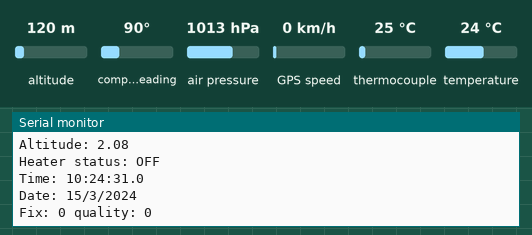
Bench run of a sketch on a simulated Arduino Mega 2560, built with avr-gcc and run on an emulated ATmega2560. Shown: the last lines printed to the serial monitor. The test bench sets the inputs (shaded band); at power-on: altitude 120 m, compass heading 90°, air pressure 1013 hPa, GPS speed 0 km/h, thermocouple 25 °C, temperature 24 °C. Storage starts empty; the GPS gets a fix after 3 s at 37.7749, -122.4194 with 8 satellites.

Above: at 1.7 s.
1.8 s: altitude set to 20 m
At 4.1 s:
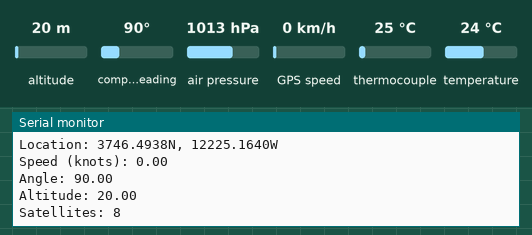
4.8 s: compass heading set to 7°
At 6.1 s:
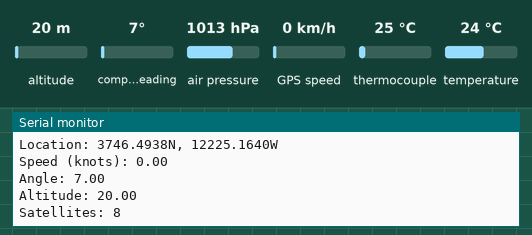
6.3 s: air pressure set to 1025 hPa
10.7 s: GPS speed set to 30 km/h
15.1 s: thermocouple set to 6 °C
19.5 s: temperature set to 4 °C
Timing chart, 0 to 22.5 s (numbered marks = the images above; inputs shaded):
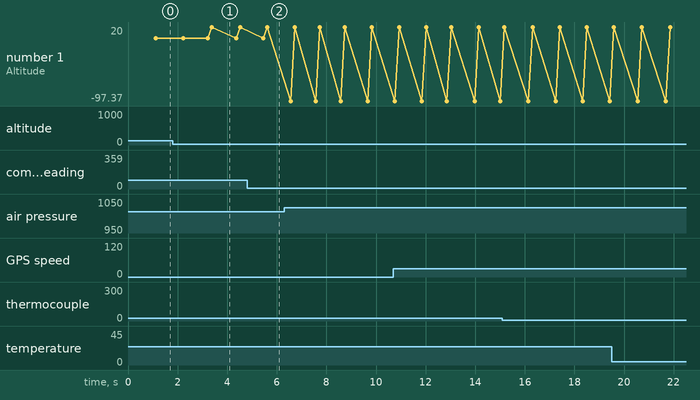

Measured:
- after the input at 1.8 s, the serial monitor: prints a new line after 1.6 s (image 1)
- after the input at 4.8 s, the serial monitor: prints a new line after 0.81 s (image 2)
- plotted number 1: 2.08 → 20 after the input at 1.8 s

The sketch:

alex_code.ino
```cpp
#include <SD.h>
#include <SPI.h>
#include <Adafruit_Sensor.h>
#include <Adafruit_MAX31855.h>
#include <Adafruit_BMP280.h>
#include <Adafruit_GPS.h>
//We have the following electrical components to control:
//BMP280 -- pressure (altitute) and internal temperature, use I2C
//Thermocouple -- external temperature, use SPI
//Heater -- use digital write
//SD card -- data logging and error logging
//GPS module -- positioning information, use UART
//Rockblock -- communication, use UART
//Hold UART0 for debugging
#define HEATER_PIN 6
#define HEATER_SETPOINT 0
#define THERMOCOUPLE_CS_PIN 5
#define SD_CS_PIN 4
#define BMP_CS_PIN 3 //actual
#define GROUND_PRESSURE 1013.25
#define WRITE_INTERVAL 2000
#define PRINT_TIME 1000
Adafruit_MAX31855 thermocouple(THERMOCOUPLE_CS_PIN);
Adafruit_BMP280 bme(BMP_CS_PIN);
Adafruit_GPS GPS(&Serial1); //pins 19 and 18
#define GPSECHO true
File data_log, status_log;
double internal_temp = 1;
double external_temp = 1;
double pressure = 0;
double altitude = 0;
uint8_t heater_on = 0;
unsigned long start_time, elapsed_time = 0;
unsigned long print_start_time, print_elapsed_time = 0;
unsigned long gps_timer = 0;
void run_heaters();
void init_sensors();
void update_sensors();
void log_data();
void print_data();
void log_status(String message);
void update_gps();
void log_header();
boolean usingInterrupt = false;
void useInterrupt(boolean); // Func prototype keeps Arduino 0023 happy
void useInterrupt(boolean v) {
  if (v) {
    // Timer0 is already used for millis() - we'll just interrupt somewhere
    // in the middle and call the "Compare A" function above
    OCR0A = 0xAF;
    TIMSK0 |= _BV(OCIE0A);
    usingInterrupt = true;
  } else {
    // do not call the interrupt function COMPA anymore
    TIMSK0 &= ~_BV(OCIE0A);
    usingInterrupt = false;
  }
}
void setup() {
  Serial.begin(9600);
  if(!SD.begin(SD_CS_PIN)){
    Serial.println("No valid SD card found!");
  }
  log_header();
  GPS.begin(9600);
  GPS.sendCommand(PMTK_SET_NMEA_OUTPUT_RMCGGA);
  GPS.sendCommand(PMTK_SET_NMEA_UPDATE_1HZ);   // 1 Hz update rate
  GPS.sendCommand(PGCMD_ANTENNA);
    useInterrupt(true);
  init_sensors();
}
// Interrupt is called once a millisecond, looks for any new GPS data, and stores it
SIGNAL(TIMER0_COMPA_vect) {
  char c = GPS.read();
  // if you want to debug, this is a good time to do it!
#ifdef UDR0
  if (GPSECHO)
    if (c) UDR0 = c;
    // writing direct to UDR0 is much much faster than Serial.print
    // but only one character can be written at a time.
#endif
}
void loop() {
  update_sensors();
  update_gps();
  run_heaters();
  log_data();
  print_data();
  delay(20);
}
void update_gps(){
  if (GPS.newNMEAreceived()) {
    // a tricky thing here is if we print the NMEA sentence, or data
    // we end up not listening and catching other sentences!
    // so be very wary if using OUTPUT_ALLDATA and trytng to print out data
    //Serial.println(GPS.lastNMEA());   // this also sets the newNMEAreceived() flag to false

    if (!GPS.parse(GPS.lastNMEA()))   // this also sets the newNMEAreceived() flag to false
      return;  // we can fail to parse a sentence in which case we should just wait for another
  }
}
void log_status(String message){
  Serial.println(message);
  status_log = SD.open("status_log.txt", FILE_WRITE);
  if(status_log){
    status_log.println(message);
  }
  else{
    Serial.println("Error writing to status log!");
  }
}
void log_data(){
  elapsed_time = millis() - start_time;
  if(elapsed_time > WRITE_INTERVAL){
    start_time = millis();
    elapsed_time = 0;
    data_log = SD.open("data_log.csv", FILE_WRITE);
    delay(50);
    if(data_log){
      data_log.print(millis());
      data_log.print(",");
      data_log.print(internal_temp);
      data_log.print(",");
      data_log.print(external_temp);
      data_log.print(",");
      data_log.print(pressure);
      data_log.print(",");
      data_log.print(altitude);
      data_log.print(",");
      if(heater_on){
        data_log.print("ON");
      }
      else{
        data_log.print("OFF");
      }
      data_log.print(",");
      data_log.print(GPS.hour, DEC); data_log.print(':');
      data_log.print(GPS.minute, DEC); data_log.print(':');
      data_log.print(GPS.seconds, DEC); data_log.print('.');
      data_log.print(GPS.milliseconds);
      data_log.print(",");
      data_log.print(GPS.day, DEC); data_log.print('/');
      data_log.print(GPS.month, DEC); data_log.print("/20");
      data_log.print(GPS.year, DEC);
      data_log.print(",");
      data_log.print((int)GPS.fix);
      data_log.print(",");
      data_log.print((int)GPS.fixquality);
      if (GPS.fix) {
        data_log.print(",");
        data_log.print(GPS.latitude, 4); data_log.print(GPS.lat);
        data_log.print(",");
        data_log.print(GPS.longitude, 4); data_log.print(GPS.lon);
        data_log.print(",");
        data_log.print(GPS.speed);
        data_log.print(",");
        data_log.print(GPS.angle);
        data_log.print(",");
        data_log.print(GPS.altitude);
        data_log.print(",");
        data_log.print((int)GPS.satellites);
    }
    data_log.println("");
    data_log.close();
    }
    else{
      Serial.println("Error writing to data log!");
    }
  }
}
void log_header(){
  data_log = SD.open("data_log.csv", FILE_WRITE);
  delay(500);
  if(data_log){
    data_log.println("Time,Internal temp,External temp,Pressure,Altitude,Heater Status,GPS Time,GPS Date,GPS Fix,GPS Fix Quality,GPS Latitude,GPS Longitude,GPS Speed,GPS Angle,GPS Altitude,GPS Satellites");
    data_log.close();
  }
}
void print_data(){
  print_elapsed_time = millis() - print_start_time;
  if(print_elapsed_time > PRINT_TIME){
    print_start_time = millis();
    print_elapsed_time = 0;
    Serial.print("Time since power on: ");
    Serial.println(millis());
    Serial.print("Internal temp: ");
    Serial.println(internal_temp);
    Serial.print("External temp: ");
    Serial.println(external_temp);
    Serial.print("Pressure: ");
    Serial.println(pressure);
    Serial.print("Altitude: ");
    Serial.println(altitude);
    Serial.print("Heater status: ");
    if(heater_on){
        Serial.print("ON");
    }
    else{
      Serial.print("OFF");
    }
    Serial.print("\nTime: ");
    Serial.print(GPS.hour, DEC); Serial.print(':');
    Serial.print(GPS.minute, DEC); Serial.print(':');
    Serial.print(GPS.seconds, DEC); Serial.print('.');
    Serial.println(GPS.milliseconds);
    Serial.print("Date: ");
    Serial.print(GPS.day, DEC); Serial.print('/');
    Serial.print(GPS.month, DEC); Serial.print("/20");
    Serial.println(GPS.year, DEC);
    Serial.print("Fix: "); Serial.print((int)GPS.fix);
    Serial.print(" quality: "); Serial.println((int)GPS.fixquality);
    if (GPS.fix) {
      Serial.print("Location: ");
      Serial.print(GPS.latitude, 4); Serial.print(GPS.lat);
      Serial.print(", ");
      Serial.print(GPS.longitude, 4); Serial.println(GPS.lon);

      Serial.print("Speed (knots): "); Serial.println(GPS.speed);
      Serial.print("Angle: "); Serial.println(GPS.angle);
      Serial.print("Altitude: "); Serial.println(GPS.altitude);
      Serial.print("Satellites: "); Serial.println((int)GPS.satellites);
    }
    Serial.println("");
  }
}
void update_sensors(){
  internal_temp = bme.readTemperature();
  pressure = bme.readPressure();
  altitude = bme.readAltitude(GROUND_PRESSURE);
  if(!isnan(thermocouple.readCelsius())) {
    external_temp =  thermocouple.readCelsius();
  }
}
void init_sensors(){
  if(!bme.begin()){
    Serial.println("No valid BMP280 sensor found!");
    while(1);
  }
  if(isnan(thermocouple.readCelsius())){
    Serial.println("No valid thermocouple sensor found!");
    while(1);
  }
}
void run_heaters(){
  if(internal_temp < HEATER_SETPOINT){
    digitalWrite(HEATER_PIN, HIGH);
    heater_on = 1;
  }
  else{
    digitalWrite(HEATER_PIN, LOW);
    heater_on = 0;
  }
}
```
